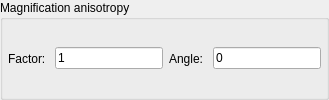
            <widget class="QGroupBox" name="groupBox_5">
             <property name="title">
              <string>Magnification anisotropy</string>
             </property>
             <layout class="QHBoxLayout" name="horizontalLayout_22">
              <property name="leftMargin">
               <number>5</number>
              </property>
              <property name="topMargin">
               <number>5</number>
              </property>
              <property name="rightMargin">
               <number>5</number>
              </property>
              <property name="bottomMargin">
               <number>5</number>
              </property>
              <item>
               <widget class="QLabel" name="label_27">
                <property name="text">
                 <string>Factor: </string>
                </property>
               </widget>
              </item>
              <item>
               <widget class="FloatLineEdit" name="txt_MagAnisoFactor">
                <property name="text">
                 <string>1</string>
                </property>
               </widget>
              </item>
              <item>
               <widget class="QLabel" name="label_28">
                <property name="text">
                 <string>Angle: </string>
                </property>
               </widget>
              </item>
              <item>
               <widget class="FloatLineEdit" name="txt_MagAnisoAngle">
                <property name="text">
                 <string>0</string>
                </property>
               </widget>
              </item>
             </layout>
            </widget>
